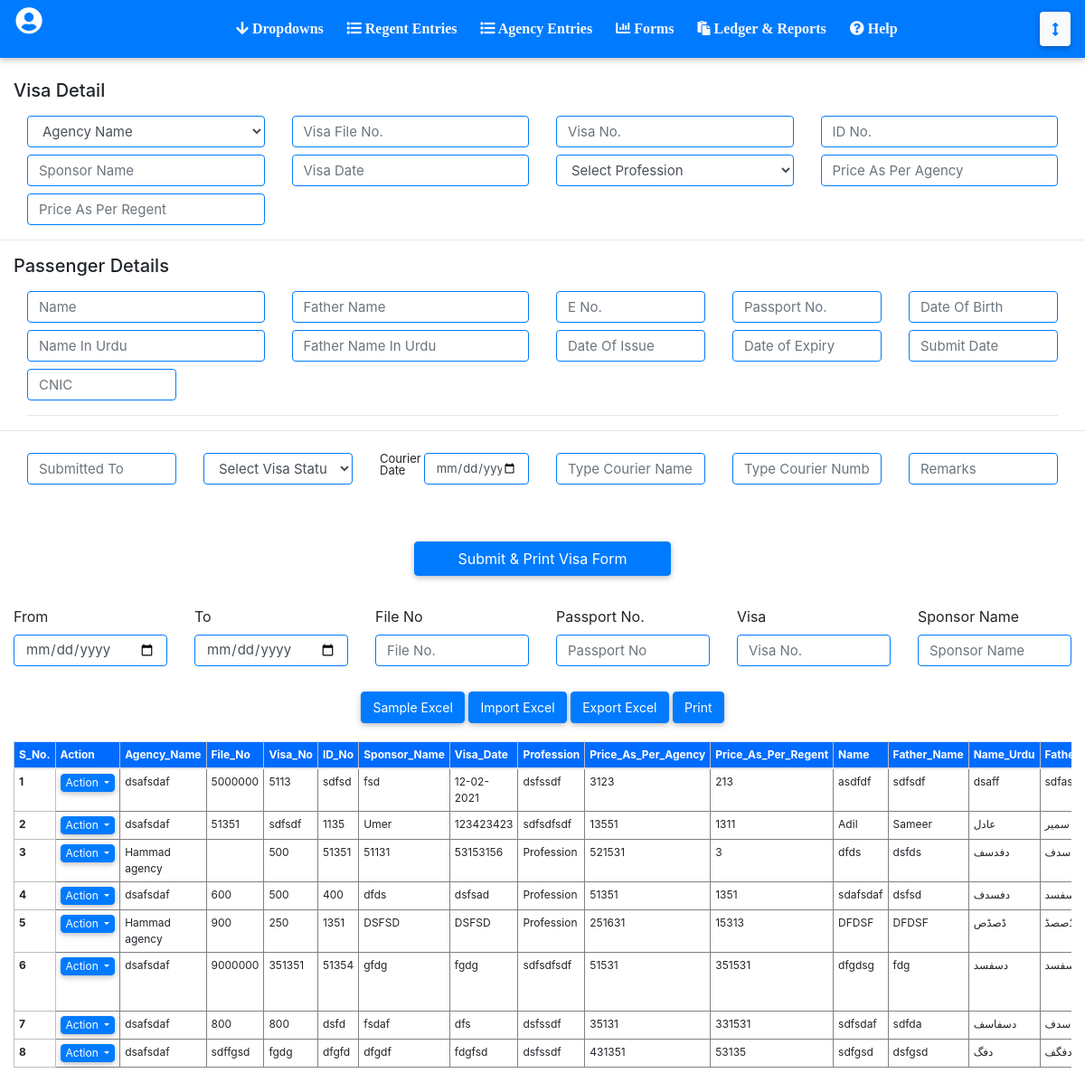
Page /Agency-Entries-Visa-Details.php on the earlier database version.
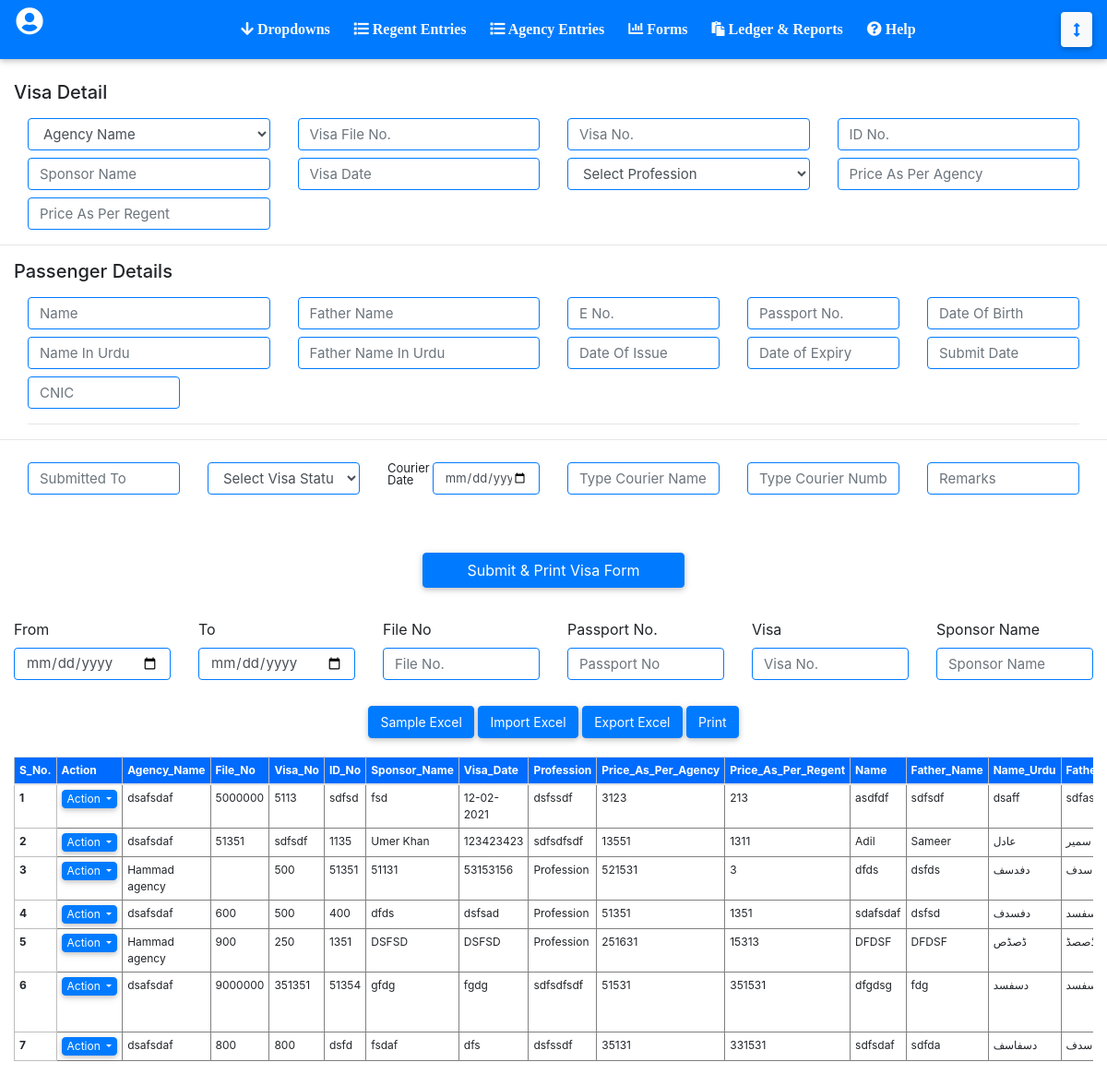
Same page on the later database version.
### tables this page shows
CREATE TABLE `cases` (
  `case_id` int(11) NOT NULL,
  `user_id` int(11) NOT NULL,
  `agency_id` int(11) NOT NULL,
  `visa_file_no` varchar(255) NOT NULL,
  `visa_no` varchar(255) NOT NULL,
  `visa_id_no` varchar(255) NOT NULL,
  `visa_sponsor_name` varchar(255) NOT NULL,
  `visa_date` varchar(255) NOT NULL,
  `visa_profession_id` int(11) NOT NULL,
  `visa_price_as_per_agency` double NOT NULL,
  `visa_price_as_per_regent` double NOT NULL,
  `passenger_name` varchar(255) NOT NULL,
  `passenger_father_name` varchar(255) NOT NULL,
  `passenger_eno` varchar(255) NOT NULL,
  `passenger_passport_no` varchar(255) NOT NULL,
  `passenger_dob` varchar(255) NOT NULL,
  `passenger_name_urdu` varchar(255) NOT NULL,
  `passenger_father_name_urdu` varchar(255) NOT NULL,
  `passenger_date_of_issue` varchar(255) NOT NULL,
  `passenger_date_of_expiry` varchar(255) NOT NULL,
  `passenger_submit_date` varchar(255) NOT NULL,
  `passenger_cnic` varchar(255) NOT NULL,
  `submitted_to` varchar(255) NOT NULL,
  `visa_status_id` int(11) NOT NULL,
  `visa_courier_date` varchar(255) NOT NULL,
  `visa_courier_name` varchar(255) NOT NULL,
  `visa_courier_no` varchar(255) NOT NULL,
  `remarks` varchar(255) NOT NULL,
  `current_date_submission` varchar(255) NOT NULL,
  `type` varchar(20) DEFAULT NULL
);

CREATE TABLE `users` (
  `user_id` int(11) NOT NULL,
  `name` varchar(255) NOT NULL,
  `email` varchar(255) NOT NULL,
  `password` varchar(255) NOT NULL,
  `city` varchar(255) NOT NULL,
  `cnic` varchar(255) NOT NULL,
  `phone` varchar(255) NOT NULL,
  `address` varchar(255) NOT NULL,
  `image` longblob NOT NULL,
  `role` varchar(255) NOT NULL
);

CREATE TABLE `visa_profession` (
  `visa_profession_id` int(11) NOT NULL,
  `name` varchar(255) NOT NULL
);

### Agency-Entries-Visa-Details.php (the view, shortened to what the changed rows need)
<?php
include('header.php');
include('connect.php');
?>
<br><br>
<br>
<br>
<section class="container-fluid">
            <table class="table mb-5  table-responsive" style="padding-bottom:130px;">
                <thead>
                    <tr>
                      <th scope="col">S_No.</th>
                      <th scope="col" ><span class="text-primary"></span>Action<span class="text-primary"></span></th>
                      <th scope="col">Agency_Name</th>
                      <th scope="col">File_No</th>
                      <th scope="col">Visa_No</th>
                      <th scope="col">ID_No</th>
                      <th scope="col">Sponsor_Name</th>
                      <th scope="col">Visa_Date</th>
                      <th scope="col">Profession</th>
                      <th scope="col">Price_As_Per_Agency</th>
                      <th scope="col">Price_As_Per_Regent</th>
                      <th scope="col">Name</th>
                      <th scope="col">Father_Name</th>
                      <th scope="col">Name_Urdu</th>
                      <th scope="col">Father_Name_Urdu</th>
                    </tr>
                  </thead>
                  <tbody>
                <?php
                $query = mysqli_query($con, "
SELECT cases.*,
users.name as username,
visa_status.name as visa_status_name,
visa_profession.name as visa_profession
FROM `cases`
INNER JOIN users
ON users.user_id = cases.agency_id
INNER JOIN visa_status
ON visa_status.visa_status_id = cases.visa_status_id
INNER JOIN visa_profession
ON visa_profession.visa_profession_id = cases.visa_profession_id
ORDER BY case_id ASC
                  ");
                $count=1;
                while ($row=mysqli_fetch_array($query)) {
                  ?>
                    <tr>
                     <th scope="row"><?php echo $count ?></th>
                     <td >
                     <div class="dropdown">
                            <button class="btn btn-primary dropdown-toggle" type="button" id="dropdownMenuButton" data-toggle="dropdown" aria-haspopup="true" aria-expanded="false"  style="font-size: 12px !important; color: white; padding: 0px; margin: 0px; padding-left: 5px !important; padding-right: 5px !important;">
                                Action
                            </button>
                    </div>
                        </td>
                    <td><?php echo $row['username'] ?></td>
                    <td><?php echo $row['visa_file_no'] ?></td>
                    <td><?php echo $row['visa_no'] ?></td>
                    <td><?php echo $row['visa_id_no'] ?></td>
                    <td><?php echo $row['visa_sponsor_name'] ?></td>
                    <td><?php echo $row['visa_date'] ?></td>
                    <td><?php echo $row['visa_profession'] ?></td>
                    <td><?php echo $row['visa_price_as_per_agency'] ?></td>
                    <td><?php echo $row['visa_price_as_per_regent'] ?></td>
                    <td><?php echo $row['passenger_name'] ?></td>
                    <td><?php echo $row['passenger_father_name'] ?></td>
                    <td><?php echo $row['passenger_name_urdu'] ?></td>
                    <td><?php echo $row['passenger_father_name_urdu'] ?></td>
                </tr>
                  <?php
                  $count++;
                }
                ?>
                  </tbody>
            </table>
</section>
</body>
</html>

Differences in the rows shown:
removed cases: agency.name "dsafsdaf", visa_file_no "sdffgsd", visa_no "fgdg", visa_id_no "dfgfd", visa_sponsor_name "dfgdf", visa_date "fdgfsd", visa_profession.name "dsfssdf", visa_price_as_per_agency "431351", visa_price_as_per_regent "53135", passenger_name "sdfgsd", passenger_father_name "dsfgsd", passenger_name_urdu "دفگ", passenger_father_name_urdu "دفگف"
changed cases "Adil": visa_sponsor_name "Umer" → "Umer Khan"
